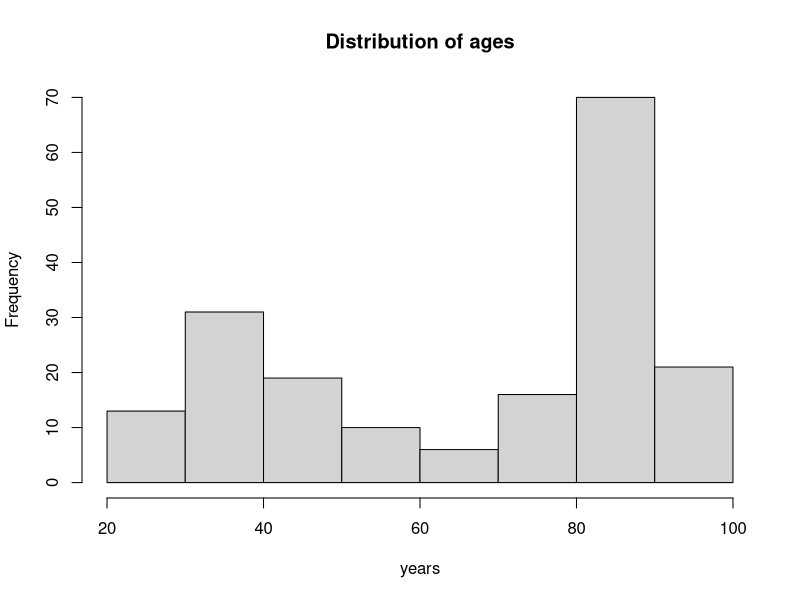
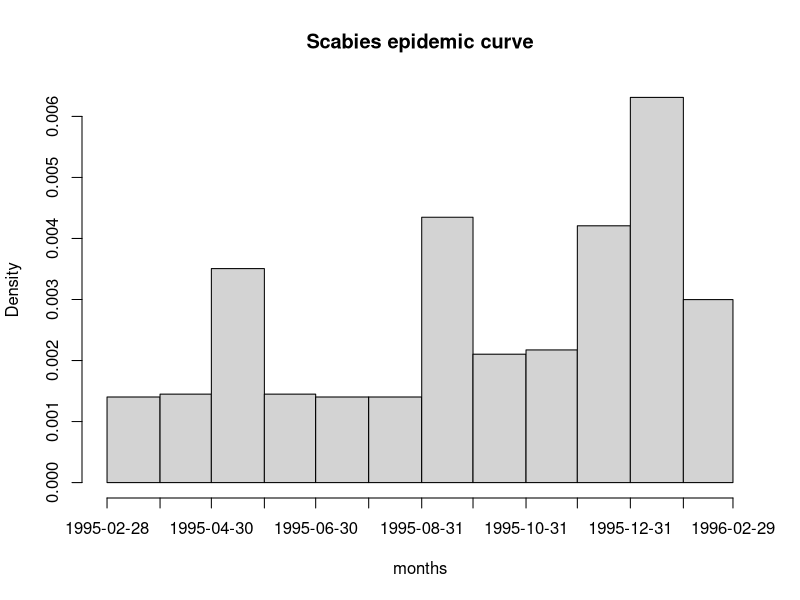
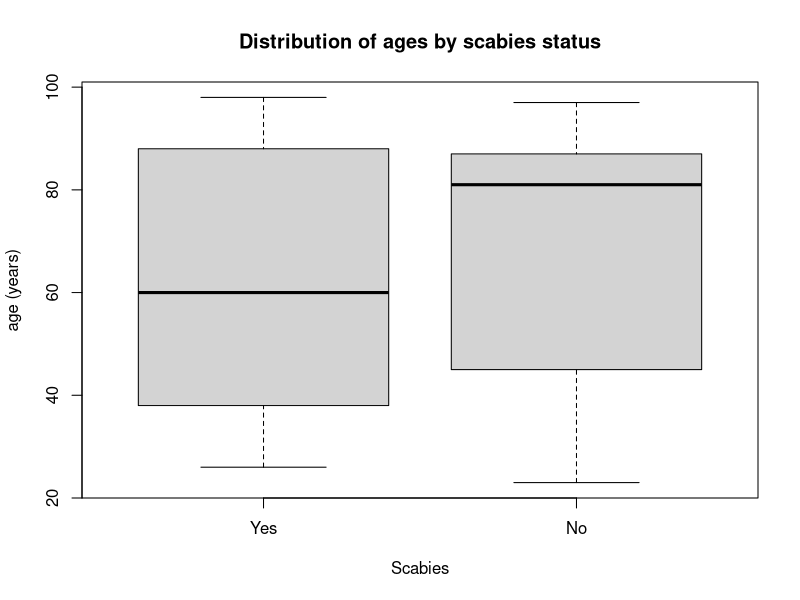
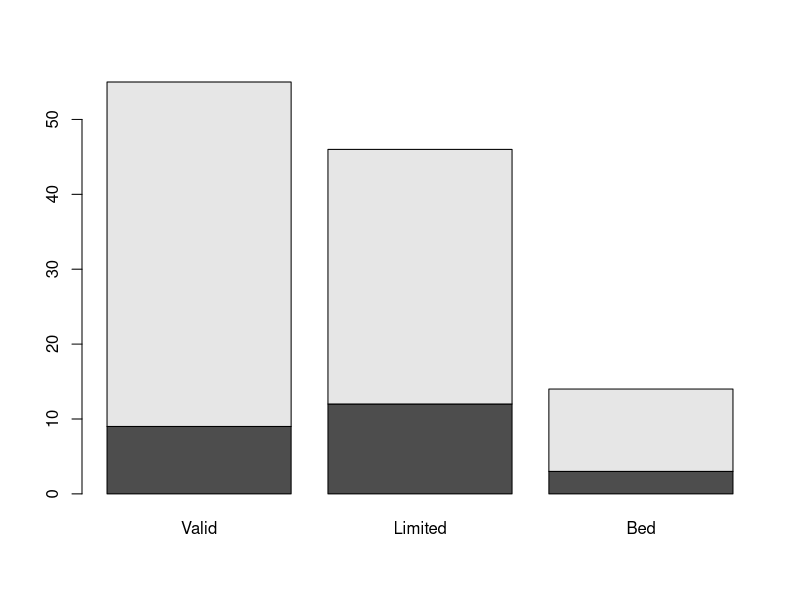

Generate these figures, in order, with R:
## ---- chunk 1
scabies=read.csv("ScabiesData.csv", sep=";", header=T)
## ---- chunk 2
nrow(scabies)
ncol(scabies)
## ---- chunk 3
names(scabies)
## ---- chunk 4
summary(scabies)
str(scabies)
scabies$SEXE = factor(scabies$SEXE, levels=c(1,2), labels=c("Male", "Female"))
scabies$STATUS = factor(scabies$STATUS, levels=c(1,2), labels=c("Patient", "Staff"))
scabies$SCABIES = factor(scabies$SCABIES, levels=c(1,0), labels=c("Yes", "No"))
scabies$START = as.Date(scabies$START, "%d/%m/%Y")
scabies$PRURIT = factor(scabies$PRURIT, levels=c(1,2), labels=c("Yes", "No"))
scabies$SILLON = factor(scabies$SILLON, levels=c(1,2), labels=c("Yes", "No"))
scabies$SARCOPTE = factor(scabies$SARCOPTE, levels=c(1,2), labels=c("Yes", "No"))
scabies$LOCAL = factor(scabies$LOCAL, levels=c(1,2,3,7), labels=c("Hands", "Members","Trunk","Everywhere"))
scabies$ASCABIOL = factor(scabies$ASCABIOL, levels=c(1,2), labels=c("Yes", "No"))
scabies$FLOOR = factor(scabies$FLOOR, levels=c(1,2,3), labels=c("First", "Second","Third"))
scabies$NEIGHBOR = factor(scabies$NEIGHBOR, levels=c(1,2), labels=c("Yes", "No"))
scabies$STATE = factor(scabies$STATE, levels=c(1,2,3), labels=c("Valid", "Limited","Bed"))
scabies$MEALS = factor(scabies$MEALS, levels=c(1,2), labels=c("DiningRoom", "Bedroom"))
scabies$MOVE = factor(scabies$MOVE, levels=c(1,2), labels=c("Yes", "No"))
scabies$VISITS = factor(scabies$VISITS, levels=c(1,2,3,4), labels=c("Frequent", "Sporadic","Rare","None"))
scabies$OUTSIDE = factor(scabies$OUTSIDE, levels=c(1,2,3,4), labels=c("Frequent", "Sporadically","Rarely","Never"))
scabies$CONTACT = factor(scabies$CONTACT, levels=c(1,2), labels=c("Yes", "No"))
scabies$WORKSHIFT = factor(scabies$WORKSHIFT, levels=c(1,2), labels=c("Day", "Night"))
## ---- chunk 5
summary(scabies$AGE)
by(scabies$AGE,scabies$SCABIES, summary)
## ---- chunk 6
range(scabies$AGE)
var(scabies$AGE)
sd(scabies$AGE)
by(scabies$AGE,scabies$SCABIES,range)
by(scabies$AGE,scabies$SCABIES,var)
by(scabies$AGE,scabies$SCABIES,sd)
## ---- chunk 7
tabulate(scabies$AGE)
which.max(tabulate(scabies$AGE))
table(scabies$SEXE,scabies$SCABIES)
## ---- chunk 8
hist(scabies$AGE, main="Distribution of ages", xlab="years")
hist(scabies$START, "months", main="Scabies epidemic curve", xlab="months")
boxplot(AGE ~ SCABIES, data=scabies, main="Distribution of ages by scabies status", xlab="Scabies", ylab="age (years)")
barplot(table(scabies$SCABIES, scabies$STATE))
## ---- chunk 9

## ---- chunk 10

## ---- chunk 11

## ---- chunk 12

